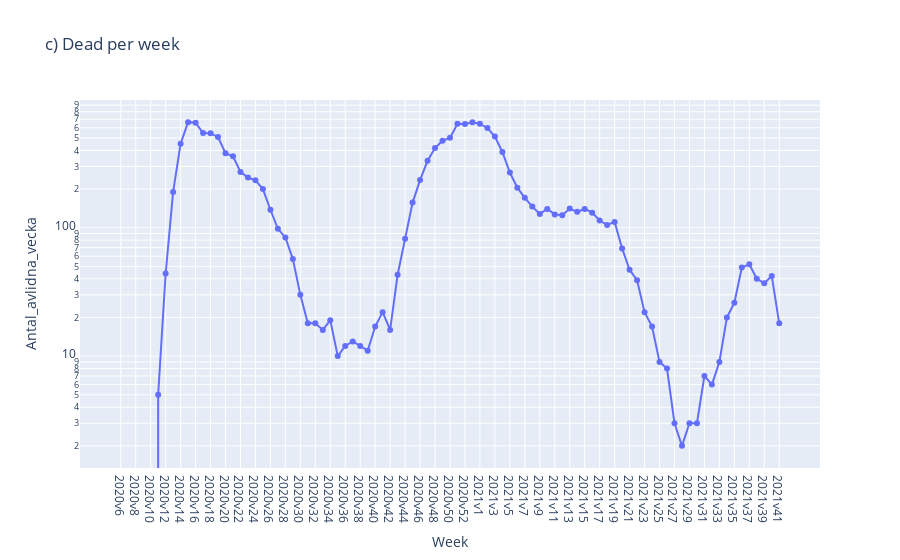
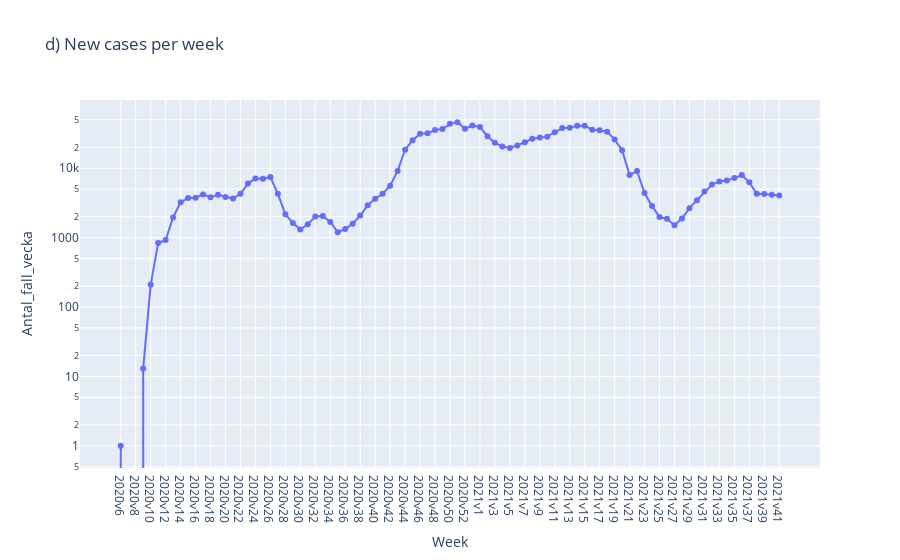
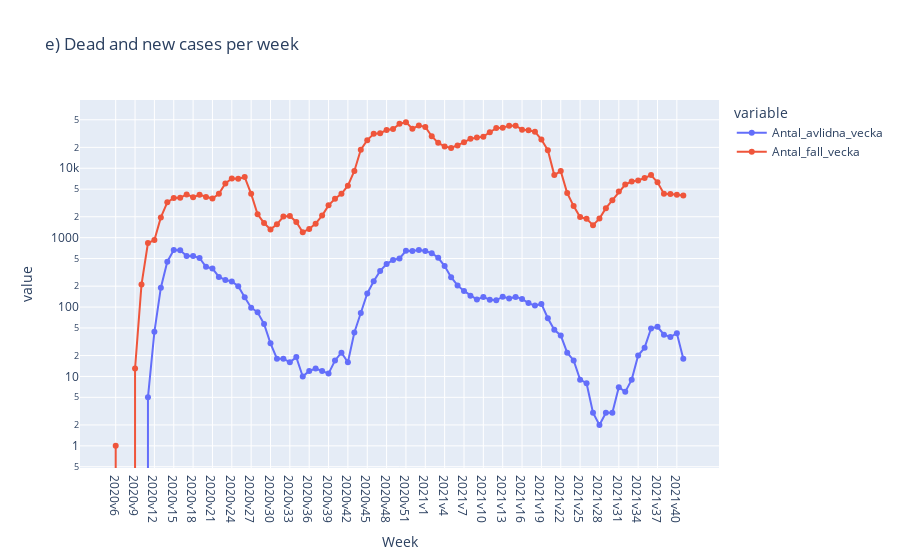
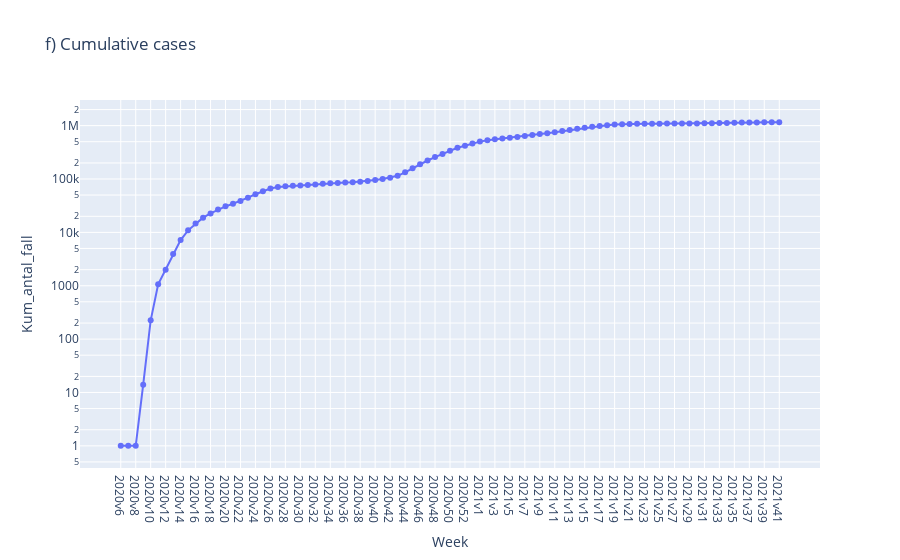

The cell these charts' notebook holds for them, in order:
### Markdown cell above
- Use plotly_express to plot the data

### Code cell
def px_line(dataframe=covid19, x=None, y=None, title=None):
    
    fig = px.line(dataframe, x=x, y=y, markers=True, log_y=True,
        title=title,
        labels=dict(Vecka="Week"))

    fig.update_layout(hovermode="x")
    fig.update_xaxes(
                 showspikes=True,
                 spikedash="solid",
                 spikemode="across",
                 spikecolor="green",
                 spikesnap="cursor"
                 )
    fig.show()
    fig.write_html(f"Visualiseringar/{title}.html") #saving plotly as en html file is based on : https://plotly.com/python/interactive-html-export/
    

px_line(x="Vecka", y="Antal_avlidna_vecka", title="c) Dead per week")
px_line(x="Vecka", y="Antal_fall_vecka", title="d) New cases per week")
px_line(x="Vecka", y=["Antal_avlidna_vecka", "Antal_fall_vecka"], title="e) Dead and new cases per week")
px_line(x="Vecka", y="Kum_antal_fall", title="f) Cumulative cases")

### Figure 1 — Plotly figure (JSON) as saved in the notebook; plotly's stock layout.template omitted (floating-point values rounded to 4 significant figures)
{"data": [{"hovertemplate": "Week=%{x}<br>Antal_avlidna_vecka=%{y}<extra></extra>", "legendgroup": "", "line": {"color": "#636efa", "dash": "solid"}, "marker": {"symbol": "circle"}, "mode": "markers+lines", "name": "", "orientation": "v", "showlegend": false, "type": "scatter", "x": ["2020v6", "2020v7", "2020v8", "2020v9", "2020v10", "2020v11", "2020v12", "2020v13", "2020v14", "2020v15", "2020v16", "2020v17", "2020v18", "2020v19", "2020v20", "2020v21", "2020v22", "2020v23", "2020v24", "2020v25", "2020v26", "2020v27", "2020v28", "2020v29", "2020v30", "2020v31", "2020v32", "2020v33", "2020v34", "2020v35", "2020v36", "2020v37", "2020v38", "2020v39", "2020v40", "2020v41", "2020v42", "2020v43", "2020v44", "2020v45", "2020v46", "2020v47", "2020v48", "2020v49", "2020v50", "2020v51", "2020v52", "2020v53", "2021v1", "2021v2", "2021v3", "2021v4", "2021v5", "2021v6", "2021v7", "2021v8", "2021v9", "2021v10", "2021v11", "2021v12", "2021v13", "2021v14", "2021v15", "2021v16", "2021v17", "2021v18", "2021v19", "2021v20", "2021v21", "2021v22", "2021v23", "2021v24", "2021v25", "2021v26", "2021v27", "2021v28", "2021v29", "2021v30", "2021v31", "2021v32", "2021v33", "2021v34", "2021v35", "2021v36", "2021v37", "2021v38", "2021v39", "2021v40", "2021v41"], "xaxis": "x", "y": [0, 0, 0, 0, 0, 5, 44, 190, 451, 664, 657, 546, 543, 509, 380, 360, 272, 246, 234, 200, 138, 98, 84, 57, 30, 18, 18, 16, 19, 10, 12, 13, 12, 11, 17, 22, 16, 43, 82, 157, 235, 332, 417, 476, 501, 645, 643, 663, 644, 598, 513, 389, 269, 205, 171, 146, 128, 140, 127, 125, 141, 133, 140, 131, 114, 105, 111, 69, 47, 39, 22, 17, 9, 8, 3, 2, 3, 3, 7, 6, 9, 20, 26, 49, 52, 40, 37, 42, 18], "yaxis": "y"}], "layout": {"hovermode": "x", "legend": {"tracegroupgap": 0}, "title": {"text": "c) Dead per week"}, "xaxis": {"anchor": "y", "domain": [0, 1], "showspikes": true, "spikecolor": "green", "spikedash": "solid", "spikemode": "across", "spikesnap": "cursor", "title": {"text": "Week"}}, "yaxis": {"anchor": "x", "domain": [0, 1], "title": {"text": "Antal_avlidna_vecka"}, "type": "log"}}}

### Figure 2 — Plotly figure (JSON) as saved in the notebook; plotly's stock layout.template omitted (floating-point values rounded to 4 significant figures)
{"data": [{"hovertemplate": "Week=%{x}<br>Antal_fall_vecka=%{y}<extra></extra>", "legendgroup": "", "line": {"color": "#636efa", "dash": "solid"}, "marker": {"symbol": "circle"}, "mode": "markers+lines", "name": "", "orientation": "v", "showlegend": false, "type": "scatter", "x": ["2020v6", "2020v7", "2020v8", "2020v9", "2020v10", "2020v11", "2020v12", "2020v13", "2020v14", "2020v15", "2020v16", "2020v17", "2020v18", "2020v19", "2020v20", "2020v21", "2020v22", "2020v23", "2020v24", "2020v25", "2020v26", "2020v27", "2020v28", "2020v29", "2020v30", "2020v31", "2020v32", "2020v33", "2020v34", "2020v35", "2020v36", "2020v37", "2020v38", "2020v39", "2020v40", "2020v41", "2020v42", "2020v43", "2020v44", "2020v45", "2020v46", "2020v47", "2020v48", "2020v49", "2020v50", "2020v51", "2020v52", "2020v53", "2021v1", "2021v2", "2021v3", "2021v4", "2021v5", "2021v6", "2021v7", "2021v8", "2021v9", "2021v10", "2021v11", "2021v12", "2021v13", "2021v14", "2021v15", "2021v16", "2021v17", "2021v18", "2021v19", "2021v20", "2021v21", "2021v22", "2021v23", "2021v24", "2021v25", "2021v26", "2021v27", "2021v28", "2021v29", "2021v30", "2021v31", "2021v32", "2021v33", "2021v34", "2021v35", "2021v36", "2021v37", "2021v38", "2021v39", "2021v40", "2021v41"], "xaxis": "x", "y": [1, 0, 0, 13, 211, 838, 924, 1957, 3229, 3740, 3752, 4203, 3832, 4153, 3869, 3659, 4280, 6021, 7123, 7073, 7455, 4279, 2179, 1622, 1316, 1556, 2014, 2052, 1687, 1200, 1332, 1592, 2080, 2919, 3642, 4278, 5620, 9155, 18474, 25405, 31319, 31944, 35560, 36837, 43631, 46177, 37134, 41323, 39455, 28942, 23230, 20660, 19605, 21283, 23615, 26690, 27748, 28555, 33033, 37881, 38386, 41147, 41038, 36032, 35306, 33680, 25916, 18169, 7974, 9094, 4394, 2848, 1982, 1869, 1514, 1881, 2662, 3459, 4608, 5820, 6466, 6688, 7236, 7972, 6266, 4298, 4241, 4141, 4062], "yaxis": "y"}], "layout": {"hovermode": "x", "legend": {"tracegroupgap": 0}, "title": {"text": "d) New cases per week"}, "xaxis": {"anchor": "y", "domain": [0, 1], "showspikes": true, "spikecolor": "green", "spikedash": "solid", "spikemode": "across", "spikesnap": "cursor", "title": {"text": "Week"}}, "yaxis": {"anchor": "x", "domain": [0, 1], "title": {"text": "Antal_fall_vecka"}, "type": "log"}}}

### Figure 3 — Plotly figure (JSON) as saved in the notebook; plotly's stock layout.template omitted (floating-point values rounded to 4 significant figures)
{"data": [{"hovertemplate": "variable=Antal_avlidna_vecka<br>Week=%{x}<br>value=%{y}<extra></extra>", "legendgroup": "Antal_avlidna_vecka", "line": {"color": "#636efa", "dash": "solid"}, "marker": {"symbol": "circle"}, "mode": "markers+lines", "name": "Antal_avlidna_vecka", "orientation": "v", "showlegend": true, "type": "scatter", "x": ["2020v6", "2020v7", "2020v8", "2020v9", "2020v10", "2020v11", "2020v12", "2020v13", "2020v14", "2020v15", "2020v16", "2020v17", "2020v18", "2020v19", "2020v20", "2020v21", "2020v22", "2020v23", "2020v24", "2020v25", "2020v26", "2020v27", "2020v28", "2020v29", "2020v30", "2020v31", "2020v32", "2020v33", "2020v34", "2020v35", "2020v36", "2020v37", "2020v38", "2020v39", "2020v40", "2020v41", "2020v42", "2020v43", "2020v44", "2020v45", "2020v46", "2020v47", "2020v48", "2020v49", "2020v50", "2020v51", "2020v52", "2020v53", "2021v1", "2021v2", "2021v3", "2021v4", "2021v5", "2021v6", "2021v7", "2021v8", "2021v9", "2021v10", "2021v11", "2021v12", "2021v13", "2021v14", "2021v15", "2021v16", "2021v17", "2021v18", "2021v19", "2021v20", "2021v21", "2021v22", "2021v23", "2021v24", "2021v25", "2021v26", "2021v27", "2021v28", "2021v29", "2021v30", "2021v31", "2021v32", "2021v33", "2021v34", "2021v35", "2021v36", "2021v37", "2021v38", "2021v39", "2021v40", "2021v41"], "xaxis": "x", "y": [0, 0, 0, 0, 0, 5, 44, 190, 451, 664, 657, 546, 543, 509, 380, 360, 272, 246, 234, 200, 138, 98, 84, 57, 30, 18, 18, 16, 19, 10, 12, 13, 12, 11, 17, 22, 16, 43, 82, 157, 235, 332, 417, 476, 501, 645, 643, 663, 644, 598, 513, 389, 269, 205, 171, 146, 128, 140, 127, 125, 141, 133, 140, 131, 114, 105, 111, 69, 47, 39, 22, 17, 9, 8, 3, 2, 3, 3, 7, 6, 9, 20, 26, 49, 52, 40, 37, 42, 18], "yaxis": "y"}, {"hovertemplate": "variable=Antal_fall_vecka<br>Week=%{x}<br>value=%{y}<extra></extra>", "legendgroup": "Antal_fall_vecka", "line": {"color": "#EF553B", "dash": "solid"}, "marker": {"symbol": "circle"}, "mode": "markers+lines", "name": "Antal_fall_vecka", "orientation": "v", "showlegend": true, "type": "scatter", "x": ["2020v6", "2020v7", "2020v8", "2020v9", "2020v10", "2020v11", "2020v12", "2020v13", "2020v14", "2020v15", "2020v16", "2020v17", "2020v18", "2020v19", "2020v20", "2020v21", "2020v22", "2020v23", "2020v24", "2020v25", "2020v26", "2020v27", "2020v28", "2020v29", "2020v30", "2020v31", "2020v32", "2020v33", "2020v34", "2020v35", "2020v36", "2020v37", "2020v38", "2020v39", "2020v40", "2020v41", "2020v42", "2020v43", "2020v44", "2020v45", "2020v46", "2020v47", "2020v48", "2020v49", "2020v50", "2020v51", "2020v52", "2020v53", "2021v1", "2021v2", "2021v3", "2021v4", "2021v5", "2021v6", "2021v7", "2021v8", "2021v9", "2021v10", "2021v11", "2021v12", "2021v13", "2021v14", "2021v15", "2021v16", "2021v17", "2021v18", "2021v19", "2021v20", "2021v21", "2021v22", "2021v23", "2021v24", "2021v25", "2021v26", "2021v27", "2021v28", "2021v29", "2021v30", "2021v31", "2021v32", "2021v33", "2021v34", "2021v35", "2021v36", "2021v37", "2021v38", "2021v39", "2021v40", "2021v41"], "xaxis": "x", "y": [1, 0, 0, 13, 211, 838, 924, 1957, 3229, 3740, 3752, 4203, 3832, 4153, 3869, 3659, 4280, 6021, 7123, 7073, 7455, 4279, 2179, 1622, 1316, 1556, 2014, 2052, 1687, 1200, 1332, 1592, 2080, 2919, 3642, 4278, 5620, 9155, 18474, 25405, 31319, 31944, 35560, 36837, 43631, 46177, 37134, 41323, 39455, 28942, 23230, 20660, 19605, 21283, 23615, 26690, 27748, 28555, 33033, 37881, 38386, 41147, 41038, 36032, 35306, 33680, 25916, 18169, 7974, 9094, 4394, 2848, 1982, 1869, 1514, 1881, 2662, 3459, 4608, 5820, 6466, 6688, 7236, 7972, 6266, 4298, 4241, 4141, 4062], "yaxis": "y"}], "layout": {"hovermode": "x", "legend": {"title": {"text": "variable"}, "tracegroupgap": 0}, "title": {"text": "e) Dead and new cases per week"}, "xaxis": {"anchor": "y", "domain": [0, 1], "showspikes": true, "spikecolor": "green", "spikedash": "solid", "spikemode": "across", "spikesnap": "cursor", "title": {"text": "Week"}}, "yaxis": {"anchor": "x", "domain": [0, 1], "title": {"text": "value"}, "type": "log"}}}

### Figure 4 — Plotly figure (JSON) as saved in the notebook; plotly's stock layout.template omitted (floating-point values rounded to 4 significant figures)
{"data": [{"hovertemplate": "Week=%{x}<br>Kum_antal_fall=%{y}<extra></extra>", "legendgroup": "", "line": {"color": "#636efa", "dash": "solid"}, "marker": {"symbol": "circle"}, "mode": "markers+lines", "name": "", "orientation": "v", "showlegend": false, "type": "scatter", "x": ["2020v6", "2020v7", "2020v8", "2020v9", "2020v10", "2020v11", "2020v12", "2020v13", "2020v14", "2020v15", "2020v16", "2020v17", "2020v18", "2020v19", "2020v20", "2020v21", "2020v22", "2020v23", "2020v24", "2020v25", "2020v26", "2020v27", "2020v28", "2020v29", "2020v30", "2020v31", "2020v32", "2020v33", "2020v34", "2020v35", "2020v36", "2020v37", "2020v38", "2020v39", "2020v40", "2020v41", "2020v42", "2020v43", "2020v44", "2020v45", "2020v46", "2020v47", "2020v48", "2020v49", "2020v50", "2020v51", "2020v52", "2020v53", "2021v1", "2021v2", "2021v3", "2021v4", "2021v5", "2021v6", "2021v7", "2021v8", "2021v9", "2021v10", "2021v11", "2021v12", "2021v13", "2021v14", "2021v15", "2021v16", "2021v17", "2021v18", "2021v19", "2021v20", "2021v21", "2021v22", "2021v23", "2021v24", "2021v25", "2021v26", "2021v27", "2021v28", "2021v29", "2021v30", "2021v31", "2021v32", "2021v33", "2021v34", "2021v35", "2021v36", "2021v37", "2021v38", "2021v39", "2021v40", "2021v41"], "xaxis": "x", "y": [1, 1, 1, 14, 225, 1063, 1987, 3944, 7173, 10913, 14665, 18868, 22700, 26853, 30722, 34381, 38661, 44682, 51805, 58878, 66333, 70612, 72791, 74413, 75729, 77285, 79299, 81351, 83038, 84238, 85570, 87162, 89242, 92161, 95803, 100081, 105701, 114856, 133330, 158735, 190054, 221998, 257558, 294395, 338026, 384203, 421337, 462660, 502115, 531057, 554287, 574947, 594552, 615835, 639450, 666140, 693888, 722443, 755476, 793357, 831743, 872890, 913928, 949960, 985266, 1018946, 1044862, 1063031, 1071005, 1080099, 1084493, 1087341, 1089323, 1091192, 1092706, 1094587, 1097249, 1100708, 1105316, 1111136, 1117602, 1124290, 1131526, 1139498, 1145764, 1150062, 1154303, 1158444, 1162506], "yaxis": "y"}], "layout": {"hovermode": "x", "legend": {"tracegroupgap": 0}, "title": {"text": "f) Cumulative cases"}, "xaxis": {"anchor": "y", "domain": [0, 1], "showspikes": true, "spikecolor": "green", "spikedash": "solid", "spikemode": "across", "spikesnap": "cursor", "title": {"text": "Week"}}, "yaxis": {"anchor": "x", "domain": [0, 1], "title": {"text": "Kum_antal_fall"}, "type": "log"}}}
